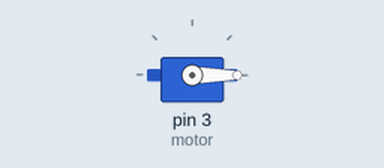
Simulated run of this sketch. Board: Arduino Uno, built with avr-gcc and run on an emulated ATmega328P. Shown: servo.

Above: at 0.05 s.
At 1.25 s:
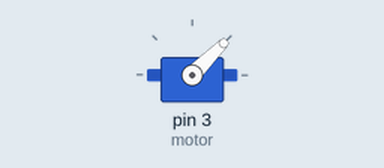
At 2.5 s:
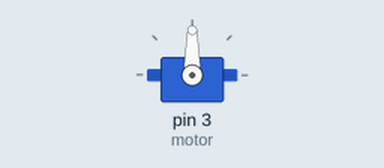
At 5.0 s:
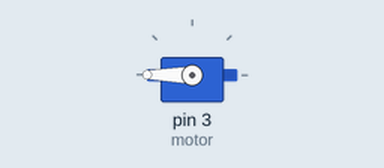
Timing chart, 0 to 6.5 s (numbered marks = the images above):
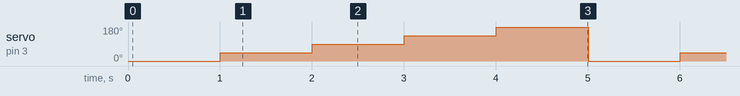

The sketch:

servo_motor.ino
```cpp
#include <Servo.h>

Servo motor;

void setup(){
   motor.attach(3);
}

void loop (){
  motor.write(0);
  delay(1000);
  motor.write(45);
  delay(1000);
  motor.write(90);
  delay(1000);
  motor.write(135);
  delay(1000);
  motor.write(180);
  delay(1000);
}
```

Measured:
- by itself, servo on pin 3 (motor): repeats every 5.0 s: 90° 1.0 s, 135° 1.0 s, 180° 1.0 s, 0° 1.0 s, 45° 1.0 s
